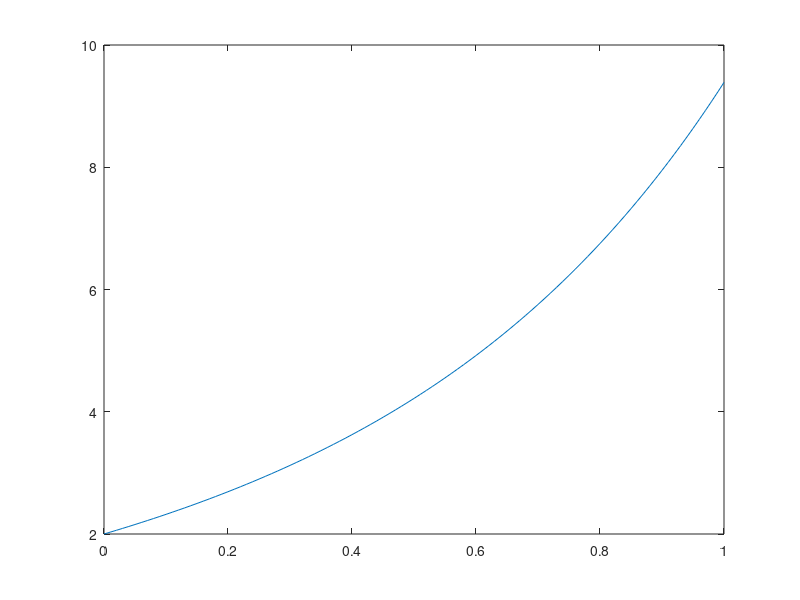

This chart was generated by the following MATLAB code:
function rungekutta
  x0=0;
  y0=2;
  dx=0.01;
  xf=1;
  w=0.5;
  it=0;
  x=x0:dx:xf;
  for i=x0:dx:xf
    it=it+1;
    
    dy=2*y0-2*i-1;
    k1=dx*dy;
    
    xg=i+(dx/(2*w));
    yg=y0+(k1/(2*w));
    dyg=2*yg-2*xg-1;
    k2=dx*dyg;
    
    vx(it)=i;
    vy(it)=y0;
    
    y0=y0+(1-w)*k1+w*k2;
  endfor
  plot(vx,vy);
  endfunction